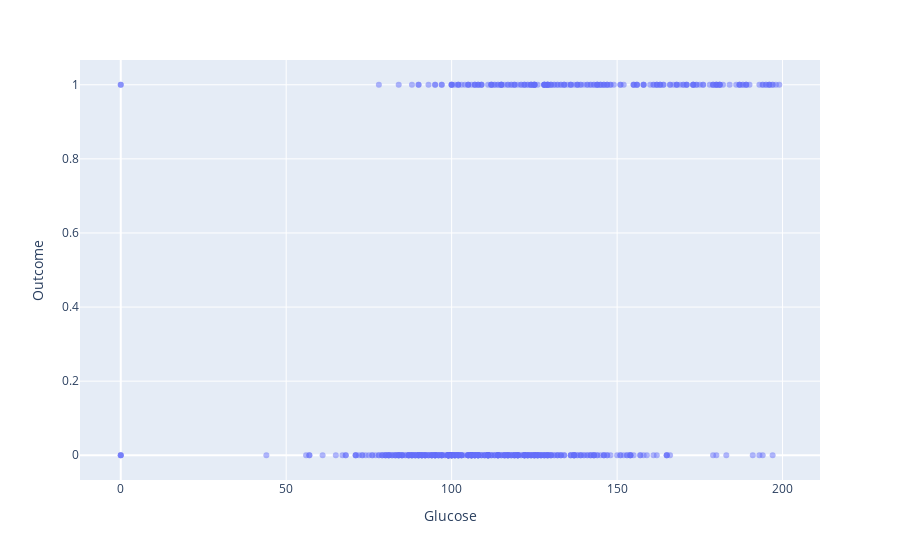

Notebook cell for this chart:
### Code cell
px.scatter(diabetes, x='Glucose', y='Outcome', opacity=0.5)

### Figure 1 — Plotly figure (JSON) as saved in the notebook; plotly's stock layout.template omitted (floating-point values rounded to 4 significant figures; data arrays with more than 128 entries replaced by an {"elided": "..."} marker saying what was removed)
{"data": [{"hovertemplate": "Glucose=%{x}<br>Outcome=%{y}<extra></extra>", "legendgroup": "", "marker": {"color": "#636efa", "opacity": 0.5, "symbol": "circle"}, "mode": "markers", "name": "", "orientation": "v", "showlegend": false, "type": "scatter", "x": {"elided": "614 int values"}, "xaxis": "x", "y": {"elided": "614 int values"}, "yaxis": "y"}], "layout": {"legend": {"tracegroupgap": 0}, "margin": {"t": 60}, "xaxis": {"anchor": "y", "domain": [0, 1], "title": {"text": "Glucose"}}, "yaxis": {"anchor": "x", "domain": [0, 1], "title": {"text": "Outcome"}}}}
